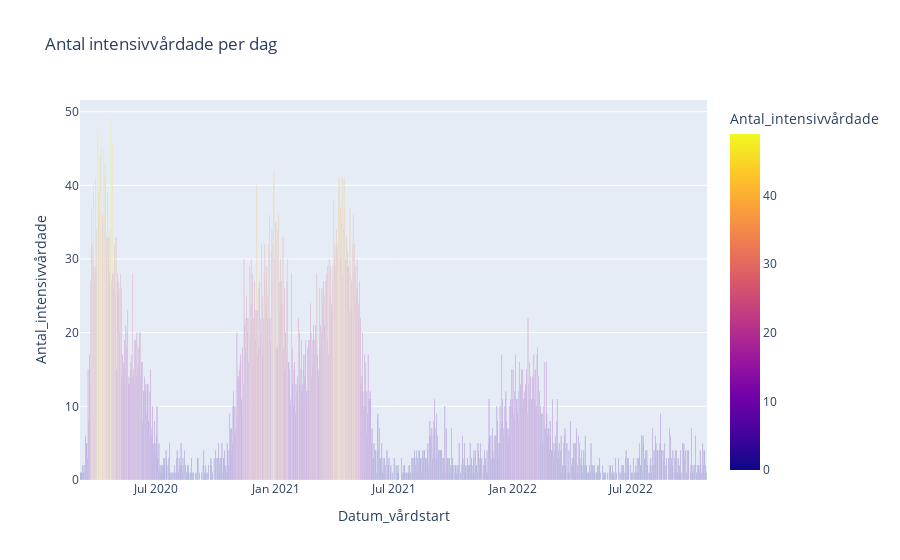

The notebook cell saved with this chart:
### Code cell
fig = px.bar(
    df,
    x="Datum_vårdstart",
    y="Antal_intensivvårdade",
    title="Antal intensivvårdade per dag",
    labels={"value": "Antal"},
    color="Antal_intensivvårdade",
)
fig.show()
fig.write_html("./Visualiseringar/Antal intensivvårdade per dag.html")

### Figure 1 — Plotly figure (JSON) as saved in the notebook; plotly's stock layout.template omitted (floating-point values rounded to 4 significant figures; data arrays with more than 128 entries replaced by an {"elided": "..."} marker saying what was removed)
{"data": [{"alignmentgroup": "True", "hovertemplate": "Datum_vårdstart=%{x}<br>Antal_intensivvårdade=%{marker.color}<extra></extra>", "legendgroup": "", "marker": {"color": {"elided": "965 int values"}, "coloraxis": "coloraxis", "pattern": {"shape": ""}}, "name": "", "offsetgroup": "", "orientation": "v", "showlegend": false, "textposition": "auto", "type": "bar", "x": {"elided": "965 str values"}, "xaxis": "x", "y": {"elided": "965 int values"}, "yaxis": "y"}], "layout": {"barmode": "relative", "coloraxis": {"colorbar": {"title": {"text": "Antal_intensivvårdade"}}, "colorscale": [[0, "#0d0887"], [0.1111, "#46039f"], [0.2222, "#7201a8"], [0.3333, "#9c179e"], [0.4444, "#bd3786"], [0.5556, "#d8576b"], [0.6667, "#ed7953"], [0.7778, "#fb9f3a"], [0.8889, "#fdca26"], [1, "#f0f921"]]}, "legend": {"tracegroupgap": 0}, "title": {"text": "Antal intensivvårdade per dag"}, "xaxis": {"anchor": "y", "domain": [0, 1], "title": {"text": "Datum_vårdstart"}}, "yaxis": {"anchor": "x", "domain": [0, 1], "title": {"text": "Antal_intensivvårdade"}}}}
